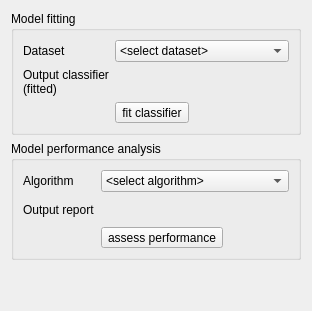
          <widget class="QWidget" name="tab_21">
           <attribute name="title">
            <string>Model</string>
           </attribute>
           <layout class="QVBoxLayout" name="verticalLayout">
            <item>
             <widget class="QGroupBox" name="groupBox_2">
              <property name="title">
               <string>Model fitting</string>
              </property>
              <property name="flat">
               <bool>true</bool>
              </property>
              <property name="checkable">
               <bool>false</bool>
              </property>
              <layout class="QFormLayout" name="formLayout_2">
               <item row="0" column="0">
                <widget class="QLabel" name="label_73">
                 <property name="text">
                  <string>Dataset</string>
                 </property>
                </widget>
               </item>
               <item row="0" column="1">
                <widget class="QComboBox" name="mDataFit">
                 <item>
                  <property name="text">
                   <string>&lt;select dataset&gt;</string>
                  </property>
                 </item>
                 <item>
                  <property name="text">
                   <string>dataset</string>
                  </property>
                 </item>
                 <item>
                  <property name="text">
                   <string>dataset (splitted)</string>
                  </property>
                 </item>
                 <item>
                  <property name="text">
                   <string>dataset (clustered)</string>
                  </property>
                 </item>
                 <item>
                  <property name="text">
                   <string>dataset (ranked)</string>
                  </property>
                 </item>
                </widget>
               </item>
               <item row="1" column="0">
                <widget class="QLabel" name="label_70">
                 <property name="text">
                  <string>Output classifier
(fitted)</string>
                 </property>
                 <property name="alignment">
                  <set>Qt::AlignLeading|Qt::AlignLeft|Qt::AlignVCenter</set>
                 </property>
                </widget>
               </item>
               <item row="1" column="1">
                <layout class="QHBoxLayout" name="horizontalLayout_43">
                 <item>
                  <widget class="QgsFileWidget" name="mFileClassifierFitted">
                   <property name="sizePolicy">
                    <sizepolicy hsizetype="Preferred" vsizetype="Preferred">
                     <horstretch>2</horstretch>
                     <verstretch>0</verstretch>
                    </sizepolicy>
                   </property>
                   <property name="filter">
                    <string>*.pkl</string>
                   </property>
                   <property name="storageMode">
                    <enum>QgsFileWidget::SaveFile</enum>
                   </property>
                   <property name="relativeStorage">
                    <enum>QgsFileWidget::RelativeDefaultPath</enum>
                   </property>
                  </widget>
                 </item>
                 <item>
                  <widget class="QToolButton" name="mViewClassifierFitted">
                   <property name="toolTip">
                    <string/>
                   </property>
                   <property name="text">
                    <string/>
                   </property>
                   <property name="icon">
                    <iconset>
                     <normaloff>:/qt-project.org/styles/commonstyle/images/filecontents-128.png</normaloff>:/qt-project.org/styles/commonstyle/images/filecontents-128.png</iconset>
                   </property>
                   <property name="iconSize">
                    <size>
                     <width>16</width>
                     <height>16</height>
                    </size>
                   </property>
                   <property name="toolButtonStyle">
                    <enum>Qt::ToolButtonIconOnly</enum>
                   </property>
                   <property name="autoRaise">
                    <bool>true</bool>
                   </property>
                  </widget>
                 </item>
                </layout>
               </item>
               <item row="2" column="1">
                <widget class="QToolButton" name="mRunClassifierFit">
                 <property name="text">
                  <string>fit classifier</string>
                 </property>
                 <property name="icon">
                  <iconset>
                   <normaloff>:/images/themes/default/processingAlgorithm.svg</normaloff>:/images/themes/default/processingAlgorithm.svg</iconset>
                 </property>
                 <property name="toolButtonStyle">
                  <enum>Qt::ToolButtonTextBesideIcon</enum>
                 </property>
                </widget>
               </item>
              </layout>
             </widget>
            </item>
            <item>
             <widget class="QGroupBox" name="groupBox_3">
              <property name="title">
               <string>Model performance analysis</string>
              </property>
              <property name="flat">
               <bool>true</bool>
              </property>
              <property name="checkable">
               <bool>false</bool>
              </property>
              <layout class="QFormLayout" name="formLayout_3">
               <item row="0" column="1">
                <widget class="QComboBox" name="mAlgoClassifierPerformance">
                 <property name="currentIndex">
                  <number>0</number>
                 </property>
                 <item>
                  <property name="text">
                   <string>&lt;select algorithm&gt;</string>
                  </property>
                 </item>
                 <item>
                  <property name="text">
                   <string>cross-validation performance</string>
                  </property>
                 </item>
                 <item>
                  <property name="text">
                   <string>test dataset performance</string>
                  </property>
                 </item>
                 <item>
                  <property name="text">
                   <string>training dataset performance</string>
                  </property>
                 </item>
                </widget>
               </item>
               <item row="0" column="0">
                <widget class="QLabel" name="label_72">
                 <property name="text">
                  <string>Algorithm</string>
                 </property>
                </widget>
               </item>
               <item row="1" column="0">
                <widget class="QLabel" name="label_74">
                 <property name="text">
                  <string>Output report</string>
                 </property>
                 <property name="alignment">
                  <set>Qt::AlignLeading|Qt::AlignLeft|Qt::AlignVCenter</set>
                 </property>
                </widget>
               </item>
               <item row="1" column="1">
                <layout class="QHBoxLayout" name="horizontalLayout_45">
                 <item>
                  <widget class="QgsFileWidget" name="mFileClassifierPerformanceReport">
                   <property name="enabled">
                    <bool>true</bool>
                   </property>
                   <property name="sizePolicy">
                    <sizepolicy hsizetype="Preferred" vsizetype="Preferred">
                     <horstretch>2</horstretch>
                     <verstretch>0</verstretch>
                    </sizepolicy>
                   </property>
                   <property name="fileWidgetButtonVisible">
                    <bool>true</bool>
                   </property>
                   <property name="filter">
                    <string>*.html</string>
                   </property>
                   <property name="storageMode">
                    <enum>QgsFileWidget::SaveFile</enum>
                   </property>
                   <property name="relativeStorage">
                    <enum>QgsFileWidget::RelativeDefaultPath</enum>
                   </property>
                  </widget>
                 </item>
                 <item>
                  <widget class="QToolButton" name="mViewClassifierPerformanceReport">
                   <property name="toolTip">
                    <string/>
                   </property>
                   <property name="text">
                    <string/>
                   </property>
                   <property name="icon">
                    <iconset>
                     <normaloff>:/qt-project.org/styles/commonstyle/images/filecontents-128.png</normaloff>:/qt-project.org/styles/commonstyle/images/filecontents-128.png</iconset>
                   </property>
                   <property name="iconSize">
                    <size>
                     <width>16</width>
                     <height>16</height>
                    </size>
                   </property>
                   <property name="toolButtonStyle">
                    <enum>Qt::ToolButtonIconOnly</enum>
                   </property>
                   <property name="autoRaise">
                    <bool>true</bool>
                   </property>
                  </widget>
                 </item>
                </layout>
               </item>
               <item row="3" column="1">
                <widget class="QToolButton" name="mRunClassifierPerformance">
                 <property name="text">
                  <string>assess performance</string>
                 </property>
                 <property name="icon">
                  <iconset>
                   <normaloff>:/images/themes/default/processingAlgorithm.svg</normaloff>:/images/themes/default/processingAlgorithm.svg</iconset>
                 </property>
                 <property name="toolButtonStyle">
                  <enum>Qt::ToolButtonTextBesideIcon</enum>
                 </property>
                </widget>
               </item>
              </layout>
             </widget>
            </item>
            <item>
             <spacer name="verticalSpacer">
              <property name="orientation">
               <enum>Qt::Vertical</enum>
              </property>
              <property name="sizeHint" stdset="0">
               <size>
                <width>20</width>
                <height>40</height>
               </size>
              </property>
             </spacer>
            </item>
           </layout>
          </widget>
